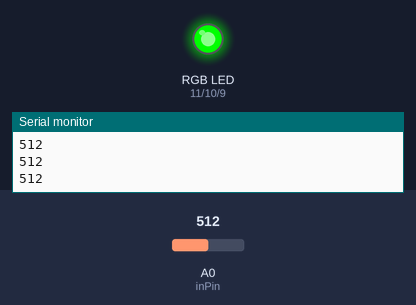
Simulated run of this sketch. Board: Arduino Uno, built with avr-gcc and run on an emulated ATmega328P. Parts: an RGB LED mixed from three pins (HIGH = lit), the last lines printed to the serial monitor. The inputs (shaded band) are chosen by the test bench; at power-on: A0 (inPin) = 512.

Above: at 1.2 s.
1.3 s: A0 (inPin) set to 567
2.8 s: A0 (inPin) set to 600
At 4.0 s:
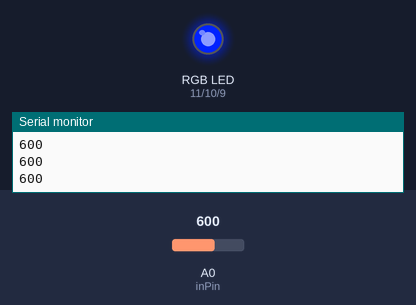
4.3 s: A0 (inPin) set to 574
At 5.2 s:
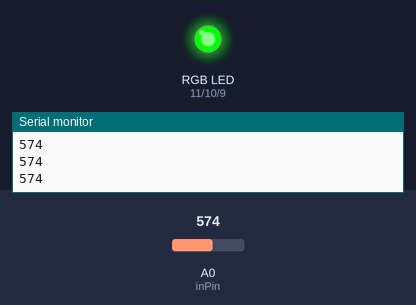
5.8 s: A0 (inPin) set to 454
7.3 s: A0 (inPin) set to 431
At 8.5 s:
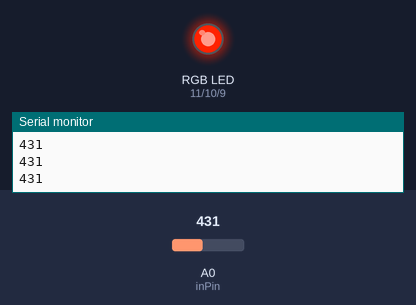
8.8 s: A0 (inPin) set to 448
At 9.8 s:
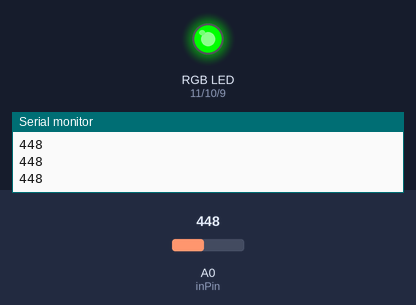
Timing chart, 0 to 11.3 s (numbered marks = the images above; inputs shaded):
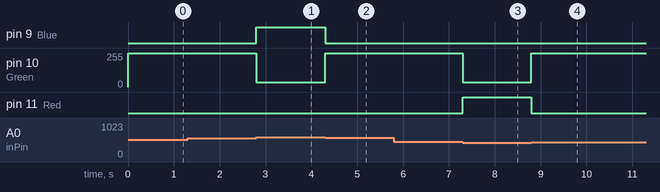

Measured:
- the behaviour switches between 584 and 585 on A0 (inPin) (found by bisection; images 0 and 1)
- the behaviour switches between 439 and 438 on A0 (inPin) (found by bisection; images 2 and 3)
- after the input at 2.8 s, pin 9 (Blue): LOW → HIGH at once; pin 10 (Green): 255/255 → 35/255 at once
- after the input at 4.3 s, pin 9 (Blue): HIGH → LOW at once; pin 10 (Green): 35/255 → 255/255 at once
- after the input at 7.3 s, pin 10 (Green): 255/255 → 35/255 at once; pin 11 (Red): LOW → HIGH at once
- after the input at 8.8 s, pin 10 (Green): 35/255 → 255/255 at once; pin 11 (Red): HIGH → LOW at once

The sketch:

3.7_analog_input_control.ino
```cpp
int Red=11;
int Green=10;
int Blue=9;

int inPin=A0;
int Val;

void setup() {
  pinMode(inPin, INPUT);
  Serial.begin(9600);
}

void loop() {
  Serial.println(Val);
  Val=analogRead(inPin);
  if (Val<=146) {
  analogWrite(Red, 255);
  analogWrite(Green, 0);
  analogWrite(Blue, 0);
  }
  else if (Val>146 && Val<=292) {
  analogWrite(Red, 235);
  analogWrite(Green, 5);
  analogWrite(Blue, 0);
  }
  else if (Val>292 && Val<=438) {
  analogWrite(Red, 255);
  analogWrite(Green, 35);
  analogWrite(Blue, 0);
  }
  else if (Val>438 && Val<=584) {
  analogWrite(Red, 0);
  analogWrite(Green, 255);
  analogWrite(Blue, 0);
  }
  else if (Val>584 && Val<=730) {
  analogWrite(Red, 0);
  analogWrite(Green, 35);
  analogWrite(Blue, 255);
  }
  else if (Val>730 && Val<=876) {
  analogWrite(Red, 255);
  analogWrite(Green, 0);
  analogWrite(Blue, 255);
  }
  else {
  analogWrite(Red, 80);
  analogWrite(Green, 0);
  analogWrite(Blue, 130);
  }
}
```
